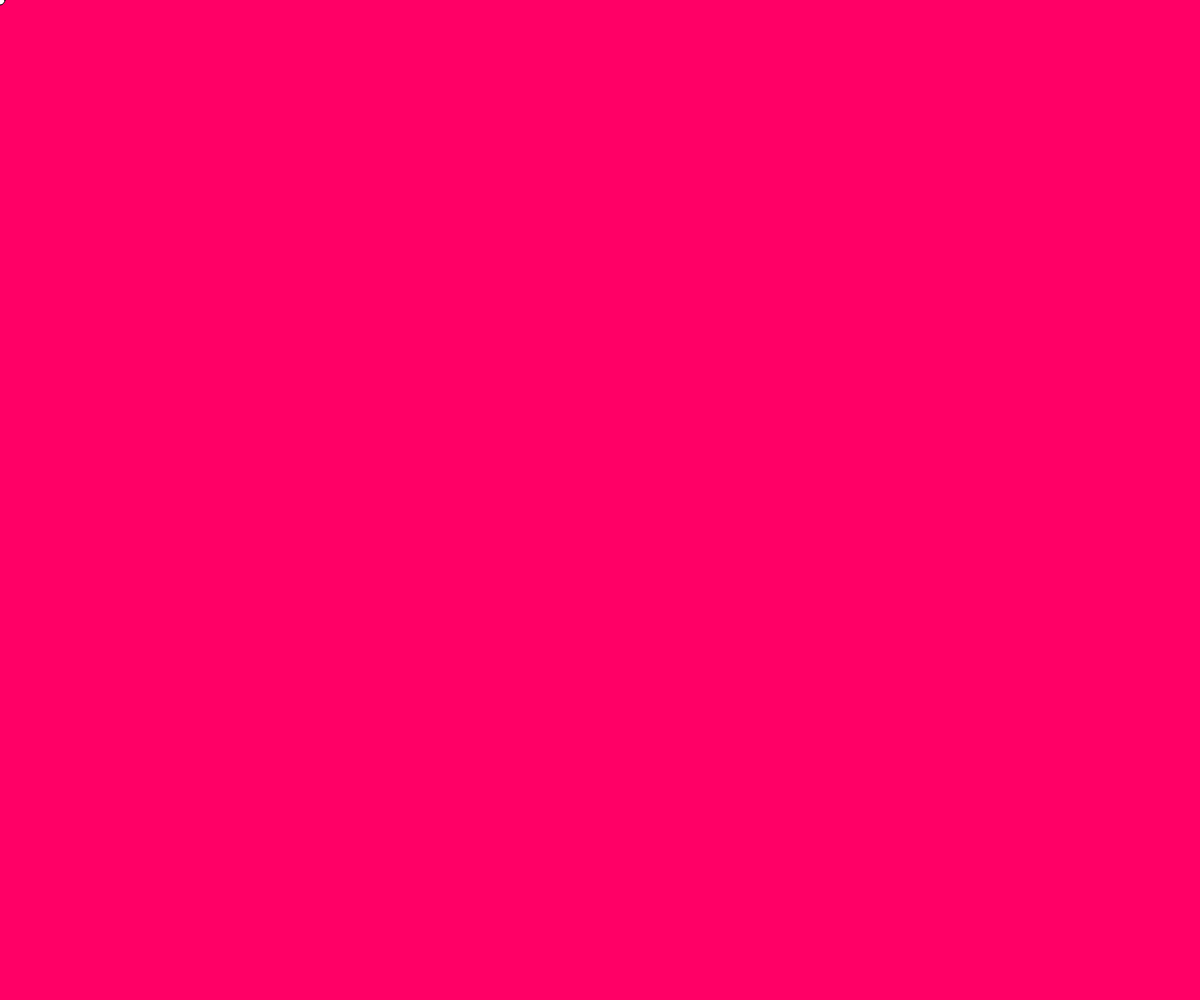
Frame 1 (no input)
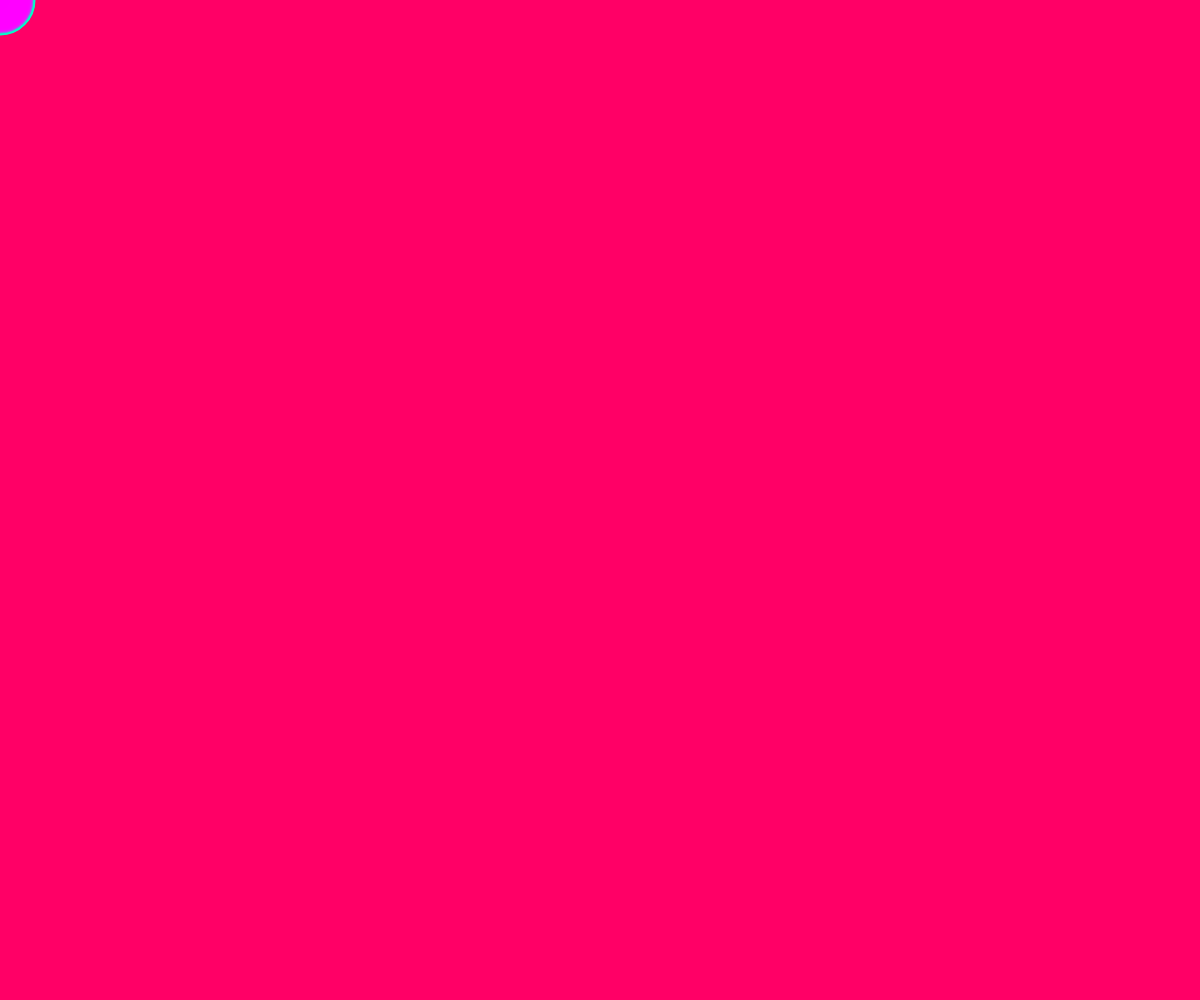
Frame 60 (no input)
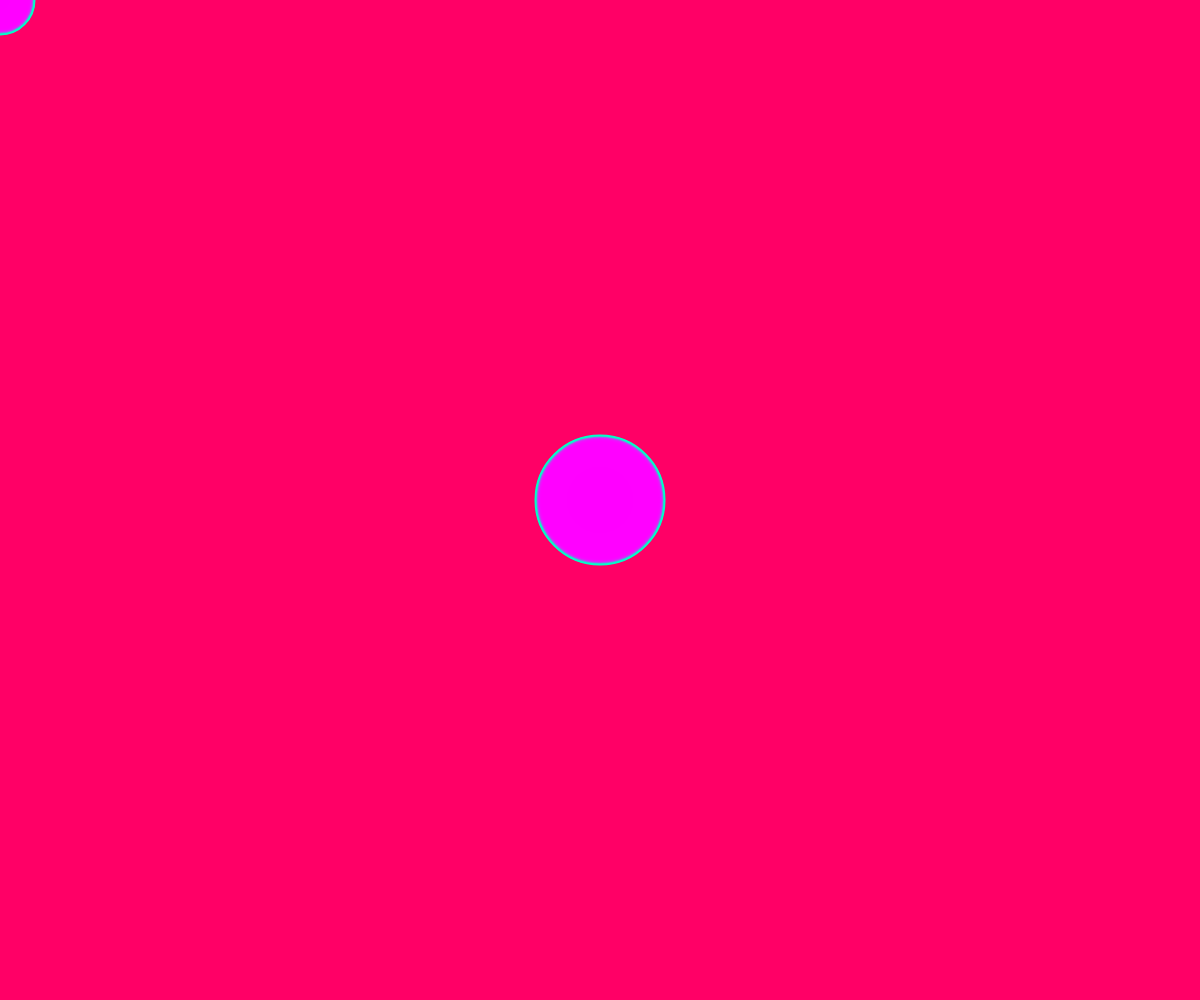
Frame 120 (the mouse pressed at the canvas centre since frame 60)

The p5.js sketch that drew these frames (run headless with seeded random() and noise() and a simulated clock; from frame 60 on, the mouse is pressed at the canvas centre):

// p5.js sketch
// ── sketch.js
var x;
x = 10

var diametro;
  diametro = 10;
  
function setup() {
  createCanvas(windowWidth, windowHeight);
  background(255, 0, 102)
}

function draw() {
  var miColor = color(10+random(10));
  ellipse(mouseX, mouseY, diametro, diametro);
  strokeWeight(2);
  stroke(0, 255, 200);
  fill(255, 0, 255, 100)
  
  diametro = diametro + 1;
  //diametro = random(100)

}
function miFuncionBacan(){
  
}
function miElipse(){
  
}
function muchasElipses(cuantas) {
  for (var i = 0; i < 100; i++)
  elipse(random(width), random(height), 100, 100)
  
  
}
